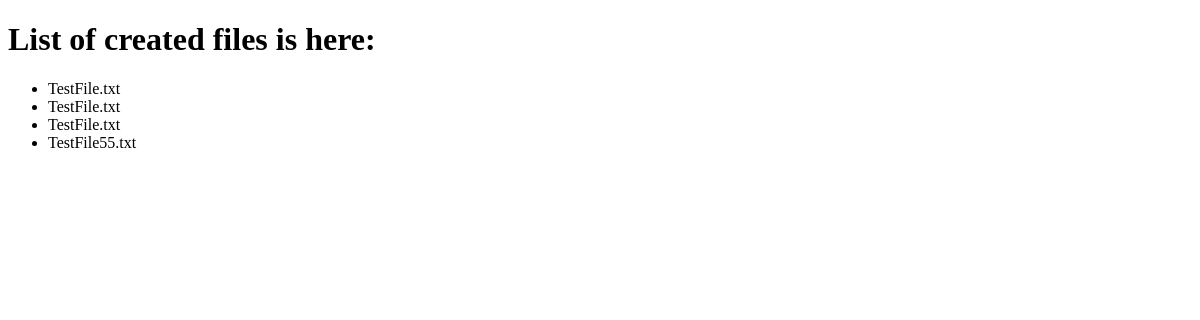
The app's page /, older data.
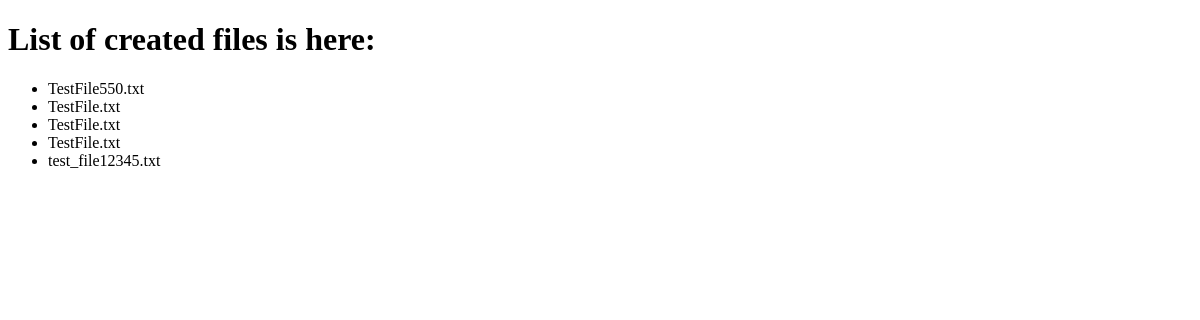
The same page, newer data.
### google_drive/models.py (models this page shows)
class File(models.Model):
    name = models.CharField(max_length=255)
    data = models.TextField()
    class Meta:
        app_label = 'google_drive'

### google_drive/views.py (the view)
# urls.py: path('', views.file_list, name='file_list'),
def file_list(request):
    files = File.objects.all()
    return render(request, 'file_list.html', {'files': files})

### no_favicon.py (called while the page is built)
    def __call__(self, request):
        if request.path == '/favicon.ico':
            return HttpResponsePermanentRedirect('/')
        return self.get_response(request)

### google_drive/templates/file_list.html (shortened to what this page needs)
<!DOCTYPE html>
<html lang="en">
<head>
</head>
<body>
    <h1>List of created files is here: </h1>
    <ul>
        {% for file in files %}
            <li>{{ file.name }}</li>
        {% endfor %}
    </ul>
</body>
</html>

Row changes from the older to the newer data that the page shows:
removed File: name "TestFile55.txt"
added File: name "TestFile550.txt"
added File: name "test_file12345.txt"
